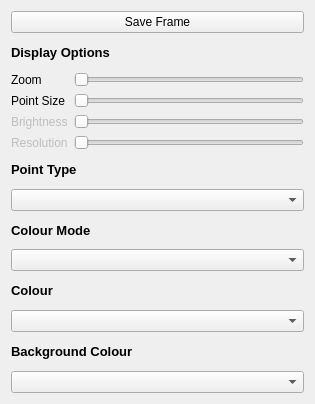
                <widget class="QWidget" name="vis_options_page">
                 <property name="geometry">
                  <rect>
                   <x>0</x>
                   <y>0</y>
                   <width>315</width>
                   <height>404</height>
                  </rect>
                 </property>
                 <attribute name="label">
                  <string>Visualiser Options</string>
                 </attribute>
                 <layout class="QVBoxLayout" name="verticalLayout">
                  <item>
                   <widget class="QPushButton" name="saveFrame_button">
                    <property name="text">
                     <string>Save Frame</string>
                    </property>
                   </widget>
                  </item>
                  <item>
                   <widget class="QLabel" name="display_options_label">
                    <property name="font">
                     <font>
                      <family>Arial</family>
                      <pointsize>10</pointsize>
                      <weight>75</weight>
                      <italic>false</italic>
                      <bold>true</bold>
                     </font>
                    </property>
                    <property name="text">
                     <string>Display Options</string>
                    </property>
                   </widget>
                  </item>
                  <item>
                   <layout class="QGridLayout" name="gridLayout_5">
                    <item row="0" column="0">
                     <widget class="QLabel" name="zoom_label">
                      <property name="text">
                       <string>Zoom</string>
                      </property>
                     </widget>
                    </item>
                    <item row="0" column="1">
                     <widget class="QSlider" name="zoom_slider">
                      <property name="sizePolicy">
                       <sizepolicy hsizetype="Expanding" vsizetype="Fixed">
                        <horstretch>0</horstretch>
                        <verstretch>0</verstretch>
                       </sizepolicy>
                      </property>
                      <property name="font">
                       <font>
                        <family>Arial</family>
                        <pointsize>8</pointsize>
                        <weight>75</weight>
                        <italic>false</italic>
                        <bold>true</bold>
                       </font>
                      </property>
                      <property name="orientation">
                       <enum>Qt::Horizontal</enum>
                      </property>
                     </widget>
                    </item>
                    <item row="1" column="0">
                     <widget class="QLabel" name="pointsize_label">
                      <property name="text">
                       <string>Point Size</string>
                      </property>
                     </widget>
                    </item>
                    <item row="1" column="1">
                     <widget class="QSlider" name="point_slider">
                      <property name="orientation">
                       <enum>Qt::Horizontal</enum>
                      </property>
                     </widget>
                    </item>
                    <item row="2" column="0">
                     <widget class="QLabel" name="brightness_label">
                      <property name="enabled">
                       <bool>false</bool>
                      </property>
                      <property name="text">
                       <string>Brightness</string>
                      </property>
                     </widget>
                    </item>
                    <item row="2" column="1">
                     <widget class="QSlider" name="brightness_slider">
                      <property name="enabled">
                       <bool>false</bool>
                      </property>
                      <property name="maximum">
                       <number>100</number>
                      </property>
                      <property name="orientation">
                       <enum>Qt::Horizontal</enum>
                      </property>
                     </widget>
                    </item>
                    <item row="3" column="0">
                     <widget class="QLabel" name="resolution_label">
                      <property name="enabled">
                       <bool>false</bool>
                      </property>
                      <property name="text">
                       <string>Resolution</string>
                      </property>
                     </widget>
                    </item>
                    <item row="3" column="1">
                     <widget class="QSlider" name="resolution_slider">
                      <property name="enabled">
                       <bool>false</bool>
                      </property>
                      <property name="orientation">
                       <enum>Qt::Horizontal</enum>
                      </property>
                     </widget>
                    </item>
                   </layout>
                  </item>
                  <item>
                   <widget class="QLabel" name="point_type_label">
                    <property name="enabled">
                     <bool>true</bool>
                    </property>
                    <property name="font">
                     <font>
                      <family>Arial</family>
                      <pointsize>10</pointsize>
                      <weight>75</weight>
                      <italic>false</italic>
                      <bold>true</bold>
                     </font>
                    </property>
                    <property name="text">
                     <string>Point Type</string>
                    </property>
                   </widget>
                  </item>
                  <item>
                   <widget class="QComboBox" name="pointtype_comboBox">
                    <property name="enabled">
                     <bool>true</bool>
                    </property>
                   </widget>
                  </item>
                  <item>
                   <widget class="QLabel" name="colour_mode_label">
                    <property name="font">
                     <font>
                      <family>Arial</family>
                      <pointsize>10</pointsize>
                      <weight>75</weight>
                      <italic>false</italic>
                      <bold>true</bold>
                     </font>
                    </property>
                    <property name="text">
                     <string>Colour Mode</string>
                    </property>
                   </widget>
                  </item>
                  <item>
                   <widget class="QComboBox" name="colourmode_comboBox"/>
                  </item>
                  <item>
                   <widget class="QLabel" name="colour_label">
                    <property name="font">
                     <font>
                      <family>Arial</family>
                      <pointsize>10</pointsize>
                      <weight>75</weight>
                      <italic>false</italic>
                      <bold>true</bold>
                     </font>
                    </property>
                    <property name="text">
                     <string>Colour</string>
                    </property>
                   </widget>
                  </item>
                  <item>
                   <widget class="QComboBox" name="colour_comboBox"/>
                  </item>
                  <item>
                   <widget class="QLabel" name="colour_label_2">
                    <property name="font">
                     <font>
                      <family>Arial</family>
                      <pointsize>10</pointsize>
                      <weight>75</weight>
                      <italic>false</italic>
                      <bold>true</bold>
                     </font>
                    </property>
                    <property name="text">
                     <string>Background Colour</string>
                    </property>
                   </widget>
                  </item>
                  <item>
                   <widget class="QComboBox" name="bgcolour_comboBox"/>
                  </item>
                 </layout>
                </widget>
